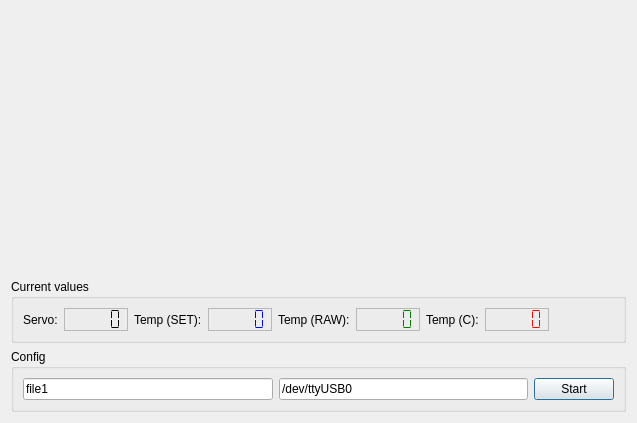
<?xml version="1.0" encoding="UTF-8"?>
<ui version="4.0">
 <class>DialogRecorder</class>
 <widget class="QDialog" name="DialogRecorder">
  <property name="geometry">
   <rect>
    <x>0</x>
    <y>0</y>
    <width>637</width>
    <height>423</height>
   </rect>
  </property>
  <property name="windowTitle">
   <string>Dialog</string>
  </property>
  <layout class="QVBoxLayout" name="verticalLayout">
   <item>
    <widget class="QCustomPlot" name="plot" native="true">
     <property name="sizePolicy">
      <sizepolicy hsizetype="Preferred" vsizetype="MinimumExpanding">
       <horstretch>0</horstretch>
       <verstretch>0</verstretch>
      </sizepolicy>
     </property>
    </widget>
   </item>
   <item>
    <widget class="QGroupBox" name="groupBox_2">
     <property name="title">
      <string>Current values</string>
     </property>
     <layout class="QHBoxLayout" name="horizontalLayout_2">
      <item>
       <widget class="QLabel" name="label_3">
        <property name="text">
         <string>Servo:</string>
        </property>
       </widget>
      </item>
      <item>
       <widget class="QLCDNumber" name="lcdServo">
        <property name="frameShape">
         <enum>QFrame::StyledPanel</enum>
        </property>
        <property name="segmentStyle">
         <enum>QLCDNumber::Flat</enum>
        </property>
       </widget>
      </item>
      <item>
       <widget class="QLabel" name="label_4">
        <property name="text">
         <string>Temp (SET):</string>
        </property>
       </widget>
      </item>
      <item>
       <widget class="QLCDNumber" name="lcdTempSet">
        <property name="styleSheet">
         <string notr="true">color: blue;</string>
        </property>
        <property name="frameShape">
         <enum>QFrame::StyledPanel</enum>
        </property>
        <property name="segmentStyle">
         <enum>QLCDNumber::Flat</enum>
        </property>
       </widget>
      </item>
      <item>
       <widget class="QLabel" name="label_2">
        <property name="text">
         <string>Temp (RAW):</string>
        </property>
       </widget>
      </item>
      <item>
       <widget class="QLCDNumber" name="lcdTempRaw">
        <property name="styleSheet">
         <string notr="true">color: green;</string>
        </property>
        <property name="frameShape">
         <enum>QFrame::StyledPanel</enum>
        </property>
        <property name="mode">
         <enum>QLCDNumber::Hex</enum>
        </property>
        <property name="segmentStyle">
         <enum>QLCDNumber::Flat</enum>
        </property>
        <property name="intValue" stdset="0">
         <number>0</number>
        </property>
       </widget>
      </item>
      <item>
       <widget class="QLabel" name="label">
        <property name="text">
         <string>Temp (C):</string>
        </property>
       </widget>
      </item>
      <item>
       <widget class="QLCDNumber" name="lcdTempC">
        <property name="styleSheet">
         <string notr="true">color: red;</string>
        </property>
        <property name="frameShape">
         <enum>QFrame::StyledPanel</enum>
        </property>
        <property name="segmentStyle">
         <enum>QLCDNumber::Flat</enum>
        </property>
       </widget>
      </item>
      <item>
       <spacer name="horizontalSpacer">
        <property name="orientation">
         <enum>Qt::Horizontal</enum>
        </property>
        <property name="sizeHint" stdset="0">
         <size>
          <width>40</width>
          <height>20</height>
         </size>
        </property>
       </spacer>
      </item>
     </layout>
    </widget>
   </item>
   <item>
    <widget class="QGroupBox" name="groupBox">
     <property name="title">
      <string>Config</string>
     </property>
     <layout class="QHBoxLayout" name="horizontalLayout">
      <item>
       <widget class="QLineEdit" name="serialOutput">
        <property name="text">
         <string>file1</string>
        </property>
       </widget>
      </item>
      <item>
       <widget class="QLineEdit" name="serialDevice">
        <property name="text">
         <string>/dev/ttyUSB0</string>
        </property>
       </widget>
      </item>
      <item>
       <widget class="QPushButton" name="serialStart">
        <property name="text">
         <string>Start</string>
        </property>
       </widget>
      </item>
     </layout>
    </widget>
   </item>
  </layout>
 </widget>
 <customwidgets>
  <customwidget>
   <class>QCustomPlot</class>
   <extends>QWidget</extends>
   <header location="global">qcustomplot.h</header>
   <container>1</container>
  </customwidget>
 </customwidgets>
 <resources/>
 <connections/>
</ui>
